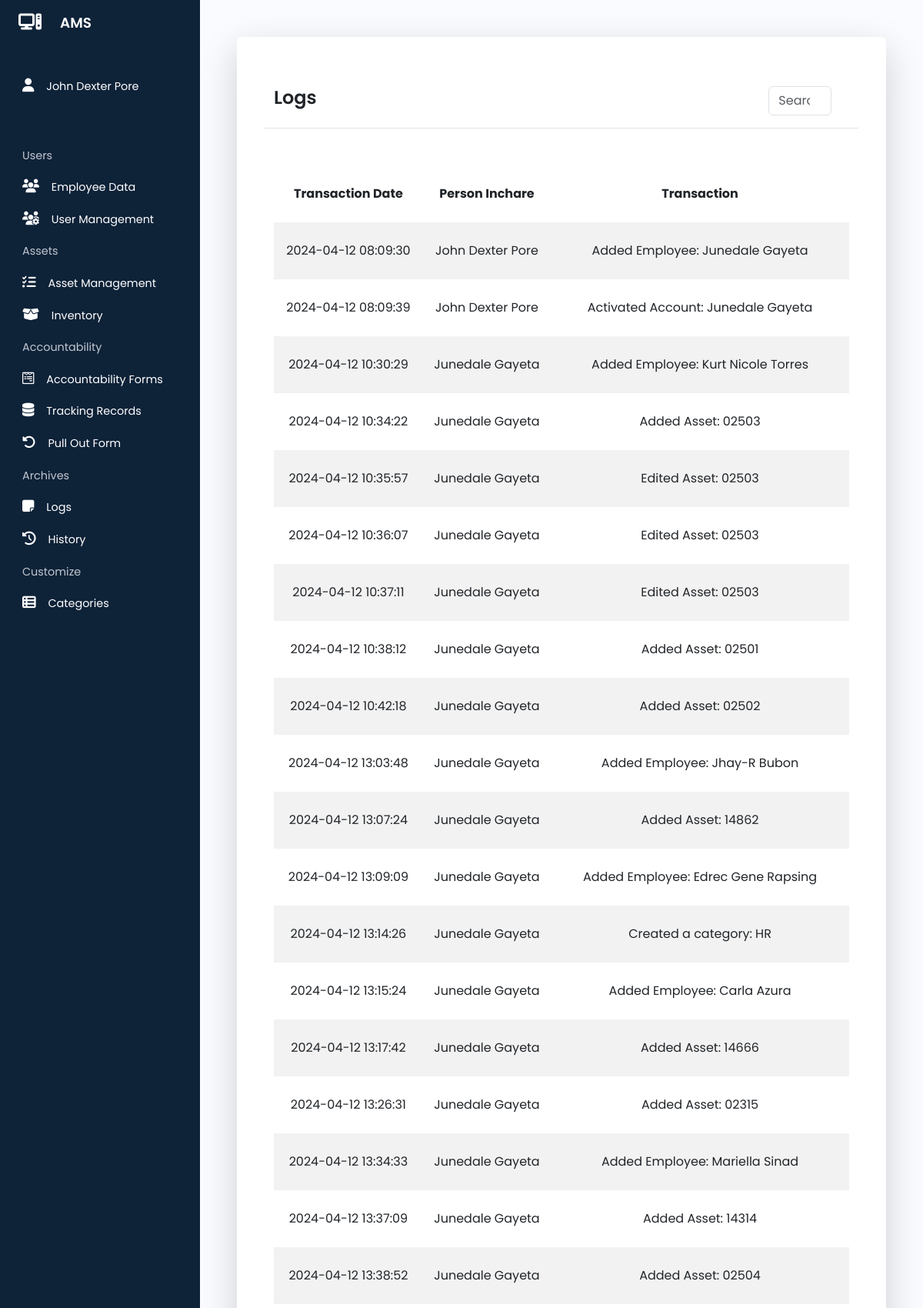
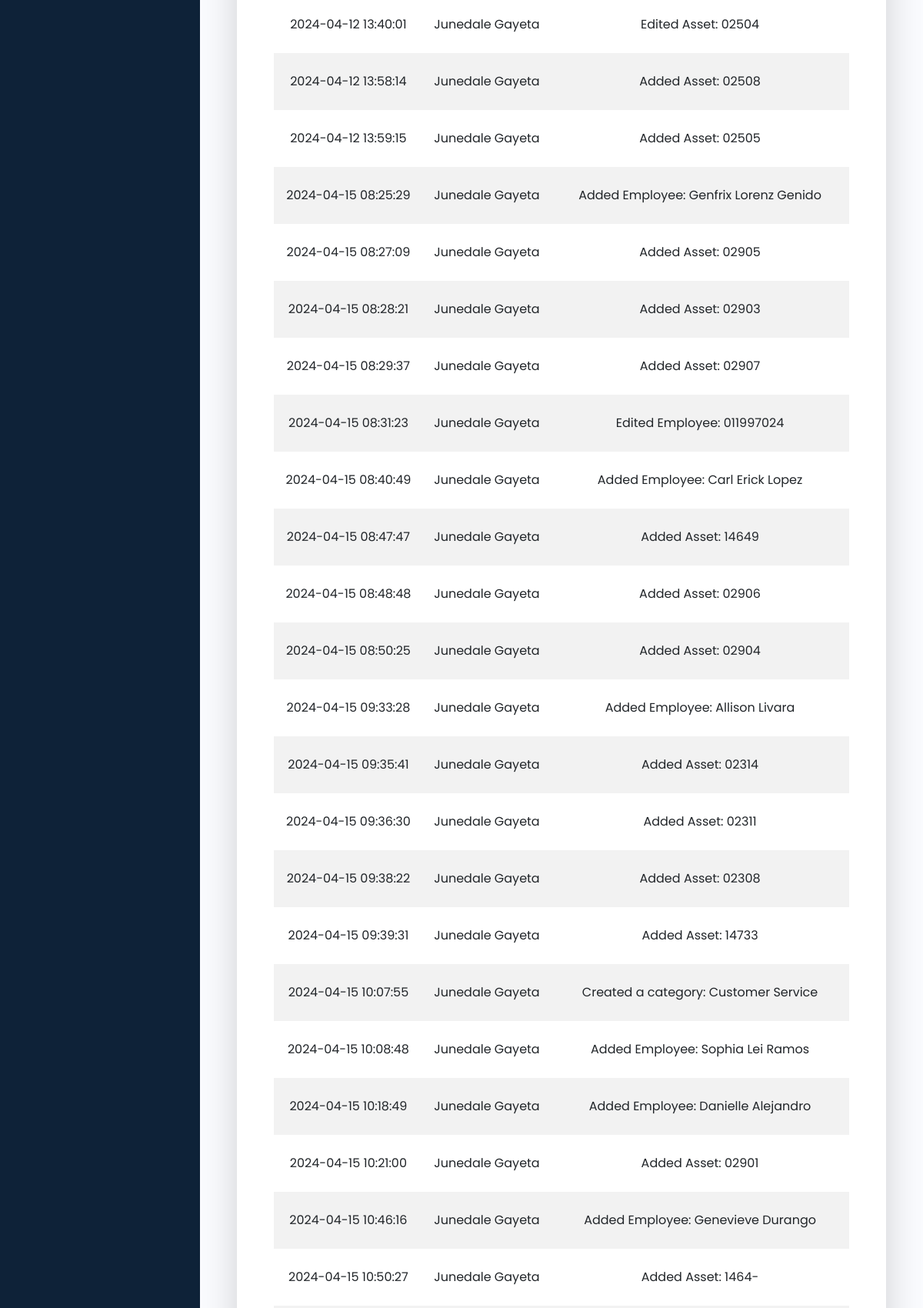
The app's page /pages/logs.php (signed in, upper part) with its own data (2 pictures, top to bottom).
### tables this page shows
CREATE TABLE `employee_data` (
  `id` int(200) NOT NULL,
  `employee_number` varchar(200) NOT NULL,
  `email` varchar(200) NOT NULL,
  `last_name` varchar(200) NOT NULL,
  `first_name` varchar(200) NOT NULL,
  `department` varchar(200) NOT NULL,
  `branch` varchar(200) NOT NULL,
  `location` varchar(200) NOT NULL,
  `designation` varchar(200) NOT NULL
);

CREATE TABLE `logs` (
  `id` int(200) NOT NULL,
  `transaction` varchar(200) NOT NULL,
  `person_incharge` varchar(200) NOT NULL,
  `date_time_transaction` datetime NOT NULL DEFAULT current_timestamp()
);

### php/auto_redirect.php (called while the page is built, shortened)
<?php
include 'db_conn.php';
if (isset($_COOKIE['asset_management_user'])) {
    $user_email = $_COOKIE['asset_management_user'];
    $login_query = "SELECT * FROM user_data WHERE email = '$user_email'";
    $login_result = mysqli_query($conn, $login_query);
    $login_count = mysqli_num_rows($login_result);
    if ($login_count == 1) {
        $login_get_result = mysqli_fetch_assoc($login_result);
        $user_employee_number = $login_get_result['employee_number'];
        $get_name_query = "SELECT * FROM employee_data WHERE employee_number = '$user_employee_number'";
        $get_name_result = mysqli_query($conn, $get_name_query);
        $get_name_row = mysqli_fetch_assoc($get_name_result);
        $user_first_name = $get_name_row['first_name'];
        $user_last_name = $get_name_row['last_name'];
        $user_full_name = $user_first_name . ' ' . $user_last_name;
    } else {
        header("Location: /asset_management/index.php");
    }
} else {
    echo '<script>
                window.location.href = "/asset_management/index.php";
            </script>';
}
?>

### php/archives.php (called while the page is built)
<?php
include 'db_conn.php';
$logs_query = "SELECT * FROM logs";
$logs_result = mysqli_query($conn, $logs_query);
?>

### pages/logs.php (the view, shortened to what this page needs)
<?php
include '../php/archives.php';
include '../php/auto_redirect.php';
?>
<!DOCTYPE html>
<html lang="en">
<head>
    <link href="https://cdn.lineicons.com/4.0/lineicons.css" rel="stylesheet" />
    <link rel="stylesheet" href="https://cdnjs.cloudflare.com/ajax/libs/font-awesome/6.5.1/css/all.min.css"
 />
    <link href="https://cdn.jsdelivr.net/npm/bootstrap@5.3.0-alpha3/dist/css/bootstrap.min.css" rel="stylesheet"
>
    <link rel="stylesheet" href="../style/sidebar.css">
    <link rel="stylesheet" href="../style/table.css">
</head>
<body>
    <div class="wrapper">
        <?php include 'sidebar.php'; ?>
        <div class="main p-5" style="height: 100vh">
            <div class="container-fluid shadow-lg bg-body rounded p-5 h-100">
                <div class="border-bottom row align-items-center mb-5 py-3">
                    <div class="col-10">
                        <h1>Logs</h1>
                    </div>
                    <div class="col-2">
                        <?php include 'search_bar.php' ?>
                    </div>
                </div>
                <div class="row h-75 overflow-auto">
                    <div class="col-12">
                        <table id="table" class="table table-borderless table-striped">
                            <thead class="sticky">
                                <tr>
                                    <th scope="col">Transaction Date</th>
                                    <th scope="col">Person Inchare</th>
                                    <th scope="col">Transaction</th>
                                </tr>
                            </thead>
                            <tbody>
                                <?php
                                foreach ($logs_result as $logs_result_row) {
                                    echo '<tr>';
                                    echo "<td>" . $logs_result_row['date_time_transaction'] . "</td>";
                                    echo "<td>" . $logs_result_row['person_incharge'] . "</td>";
                                    echo "<td>" . $logs_result_row['transaction'] . "</td>";
                                    echo '</tr>';
                                }
                                ?>
                            </tbody>
                        </table>
                    </div>
                </div>
            </div>
        </div>
    </div>
</body>
</html>

### pages/sidebar.php (shortened to what this page needs)
<aside id="sidebar" class="expand">
    <div class="d-flex">
        <button class="toggle-btn" type="button">
            <i class="fa-solid fa-computer"></i>
        </button>
        <div class="sidebar-logo">
            <a href="#">AMS</a>
        </div>
    </div>
    <ul class="sidebar-nav">
        <li class="sidebar-item mb-5">
            <a class="sidebar-link">
                <i class="fa-solid fa-user"></i>
                <span>
                    <?php echo $user_full_name ?>
                </span>
            </a>
        </li>
        <li class="sidebar-item">
            <a class="sidebar-caption">
                <span>Users</span>
            </a>
        </li>
        <li class="sidebar-item">
            <a href="employee_data.php" class="sidebar-link">
                <i class="fa-solid fa-users"></i>
                <span>Employee Data</span>
            </a>
        </li>
        <li class="sidebar-item">
            <a href="user_management.php" class="sidebar-link">
                <i class="fa-solid fa-users-gear"></i>
                <span>User Management</span>
            </a>
        </li>
        <li class="sidebar-item">
            <a class="sidebar-caption">
                <span>Assets</span>
            </a>
        </li>
        <li class="sidebar-item">
            <a href="asset_management.php" class="sidebar-link">
                <i class="fa-solid fa-list-check"></i>
                <span>Asset Management</span>
            </a>
        </li>
        <li class="sidebar-item">
            <a href="inventory.php" class="sidebar-link">
                <i class="fa-solid fa-box-open"></i>
                <span>Inventory</span>
            </a>
        </li>
        <li class="sidebar-item">
            <a class="sidebar-caption">
                <span>Accountability</span>
            </a>
        </li>
        <li class="sidebar-item">
            <a href="accountability_forms.php" class="sidebar-link">
                <i class="fa-brands fa-wpforms"></i>
                <span>Accountability Forms</span>
            </a>
        </li>
        <li class="sidebar-item">
            <a href="tracking_records.php" class="sidebar-link">
                <i class="fa-solid fa-database"></i>
                <span>Tracking Records</span>
            </a>
        </li>
        <li class="sidebar-item">
            <a href="print_pull_out.php" class="sidebar-link">
                <i class="fa-solid fa-rotate-left"></i>
                <span>Pull Out Form</span>
            </a>
        </li>
        <li class="sidebar-item">
            <a class="sidebar-caption">
                <span>Archives</span>
            </a>
        </li>
        <li class="sidebar-item">
            <a href="logs.php" class="sidebar-link">
                <i class="fa-solid fa-note-sticky"></i>
                <span>Logs</span>
            </a>
        </li>
        <li class="sidebar-item">
            <a href="history.php" class="sidebar-link">
                <i class="fa-solid fa-clock-rotate-left"></i>
                <span>History</span>
            </a>
        </li>
        <li class="sidebar-item">
            <a class="sidebar-caption">
                <span>Customize</span>
            </a>
        </li>
        <li class="sidebar-item">
            <a href="categories.php" class="sidebar-link">
                <i class="fa-solid fa-table-list"></i>
                <span>Categories</span>
            </a>
        </li>
    </ul>
</aside>

### style/sidebar.css (style rules this page uses)
a { text-decoration: none; }
li { list-style: none; }
h1 { font-weight: 600; font-size: 1.5rem; }
body { font-family: "Poppins", sans-serif; min-height: 100vh; height: 100vh; width: 100%; overflow: auto; }
.wrapper { display: flex; }
.main { min-height: 100vh; height: 100vh !important; width: 100%; overflow: auto; transition: all 0.35s ease-in-out; background-color: #fafbfe; display: flex; flex-direction: column; }
#sidebar { width: 70px; min-width: 70px; z-index: 1000; transition: all 0.25s ease-in-out; background-color: #0e2238; display: flex; flex-direction: column; }
#sidebar.expand { width: 260px; min-width: 260px; }
.toggle-btn { background-color: transparent; cursor: pointer; border: 0; padding: 1rem 1.5rem; }
.toggle-btn i { font-size: 1.5rem; color: #fff; }
.sidebar-logo { margin: auto 0; }
.sidebar-logo a { color: #fff; font-size: 1.15rem; font-weight: 600; }
#sidebar a.sidebar-link span, #sidebar a.sidebar-caption span { transition: opacity 0.25s ease-in-out, width 0.5s ease-in-out; opacity: 0; width: 0; }
#sidebar.expand a.sidebar-link span, #sidebar.expand a.sidebar-caption span { opacity: 1; width: auto; }
.sidebar-nav { padding: 2rem 0; flex: 1 1 auto; overflow-y: auto; height: 30vh; }
a.sidebar-link { padding: 0.625rem 1.625rem; color: #fff; display: block; font-size: 0.9rem; white-space: nowrap; border-left: 3px solid transparent; }
a.sidebar-caption { padding: 0.625rem 1.625rem; color: #c2c7d0; display: block; font-size: 0.9rem; white-space: nowrap; border-left: 3px solid transparent; }
.sidebar-link i, .sidebar-caption i { font-size: 1.1rem; margin-right: 0.75rem; }
.sidebar-item { position: relative; }
.main { animation: fadeIn 0.5s ease-in-out; }
.sidebar-nav { scrollbar-width: none; }

### style/table.css (style rules this page uses)
.table td, .table th { text-align: center; margin-top: 0%; white-space: nowrap; background-color: white; padding-top: 25px; padding-bottom: 25px; }
.sticky { position: sticky; top: 0; background-color: white; z-index: 1; }

### pages/logs.php (style rules this page uses)
.main { animation: revealDown 0.5s ease-in-out; }

### records on screen
employee_data: user_full_name "John Dexter Pore"
logs: date_time_transaction "2024-04-12 08:09:30", person_incharge "John Dexter Pore", transaction "Added Employee: Junedale Gayeta"
logs: date_time_transaction "2024-04-12 08:09:39", person_incharge "John Dexter Pore", transaction "Activated Account: Junedale Gayeta"
logs: date_time_transaction "2024-04-12 10:30:29", person_incharge "Junedale Gayeta", transaction "Added Employee: Kurt Nicole Torres"
logs: date_time_transaction "2024-04-12 10:34:22", person_incharge "Junedale Gayeta", transaction "Added Asset: 02503"
logs: date_time_transaction "2024-04-12 10:35:57", person_incharge "Junedale Gayeta", transaction "Edited Asset: 02503"
logs: date_time_transaction "2024-04-12 10:36:07", person_incharge "Junedale Gayeta", transaction "Edited Asset: 02503"
logs: date_time_transaction "2024-04-12 10:37:11", person_incharge "Junedale Gayeta", transaction "Edited Asset: 02503"
logs: date_time_transaction "2024-04-12 10:38:12", person_incharge "Junedale Gayeta", transaction "Added Asset: 02501"
logs: date_time_transaction "2024-04-12 10:42:18", person_incharge "Junedale Gayeta", transaction "Added Asset: 02502"
logs: date_time_transaction "2024-04-12 13:03:48", person_incharge "Junedale Gayeta", transaction "Added Employee: Jhay-R Bubon"
logs: date_time_transaction "2024-04-12 13:07:24", person_incharge "Junedale Gayeta", transaction "Added Asset: 14862"
logs: date_time_transaction "2024-04-12 13:09:09", person_incharge "Junedale Gayeta", transaction "Added Employee: Edrec Gene Rapsing"
logs: date_time_transaction "2024-04-12 13:14:26", person_incharge "Junedale Gayeta", transaction "Created a category: HR"
logs: date_time_transaction "2024-04-12 13:15:24", person_incharge "Junedale Gayeta", transaction "Added Employee: Carla Azura"
logs: date_time_transaction "2024-04-12 13:17:42", person_incharge "Junedale Gayeta", transaction "Added Asset: 14666"
logs: date_time_transaction "2024-04-12 13:26:31", person_incharge "Junedale Gayeta", transaction "Added Asset: 02315"
logs: date_time_transaction "2024-04-12 13:34:33", person_incharge "Junedale Gayeta", transaction "Added Employee: Mariella Sinad"
logs: date_time_transaction "2024-04-12 13:37:09", person_incharge "Junedale Gayeta", transaction "Added Asset: 14314"
logs: date_time_transaction "2024-04-12 13:38:52", person_incharge "Junedale Gayeta", transaction "Added Asset: 02504"
logs: date_time_transaction "2024-04-12 13:40:01", person_incharge "Junedale Gayeta", transaction "Edited Asset: 02504"
logs: date_time_transaction "2024-04-12 13:58:14", person_incharge "Junedale Gayeta", transaction "Added Asset: 02508"
logs: date_time_transaction "2024-04-12 13:59:15", person_incharge "Junedale Gayeta", transaction "Added Asset: 02505"
logs: date_time_transaction "2024-04-15 08:25:29", person_incharge "Junedale Gayeta", transaction "Added Employee: Genfrix Lorenz Genido"
logs: date_time_transaction "2024-04-15 08:27:09", person_incharge "Junedale Gayeta", transaction "Added Asset: 02905"
logs: date_time_transaction "2024-04-15 08:28:21", person_incharge "Junedale Gayeta", transaction "Added Asset: 02903"
logs: date_time_transaction "2024-04-15 08:29:37", person_incharge "Junedale Gayeta", transaction "Added Asset: 02907"
logs: date_time_transaction "2024-04-15 08:31:23", person_incharge "Junedale Gayeta", transaction "Edited Employee: 011997024"
logs: date_time_transaction "2024-04-15 08:40:49", person_incharge "Junedale Gayeta", transaction "Added Employee: Carl Erick Lopez"
logs: date_time_transaction "2024-04-15 08:47:47", person_incharge "Junedale Gayeta", transaction "Added Asset: 14649"
logs: date_time_transaction "2024-04-15 08:48:48", person_incharge "Junedale Gayeta", transaction "Added Asset: 02906"
logs: date_time_transaction "2024-04-15 08:50:25", person_incharge "Junedale Gayeta", transaction "Added Asset: 02904"
logs: date_time_transaction "2024-04-15 09:33:28", person_incharge "Junedale Gayeta", transaction "Added Employee: Allison Livara"
logs: date_time_transaction "2024-04-15 09:35:41", person_incharge "Junedale Gayeta", transaction "Added Asset: 02314"
logs: date_time_transaction "2024-04-15 09:36:30", person_incharge "Junedale Gayeta", transaction "Added Asset: 02311"
logs: date_time_transaction "2024-04-15 09:38:22", person_incharge "Junedale Gayeta", transaction "Added Asset: 02308"
logs: date_time_transaction "2024-04-15 09:39:31", person_incharge "Junedale Gayeta", transaction "Added Asset: 14733"
logs: date_time_transaction "2024-04-15 10:07:55", person_incharge "Junedale Gayeta", transaction "Created a category: Customer Service"
logs: date_time_transaction "2024-04-15 10:08:48", person_incharge "Junedale Gayeta", transaction "Added Employee: Sophia Lei Ramos"
logs: date_time_transaction "2024-04-15 10:18:49", person_incharge "Junedale Gayeta", transaction "Added Employee: Danielle Alejandro"
logs: date_time_transaction "2024-04-15 10:21:00", person_incharge "Junedale Gayeta", transaction "Added Asset: 02901"
logs: date_time_transaction "2024-04-15 10:46:16", person_incharge "Junedale Gayeta", transaction "Added Employee: Genevieve Durango"
logs: date_time_transaction "2024-04-15 10:50:27", person_incharge "Junedale Gayeta", transaction "Added Asset: 1464-"
